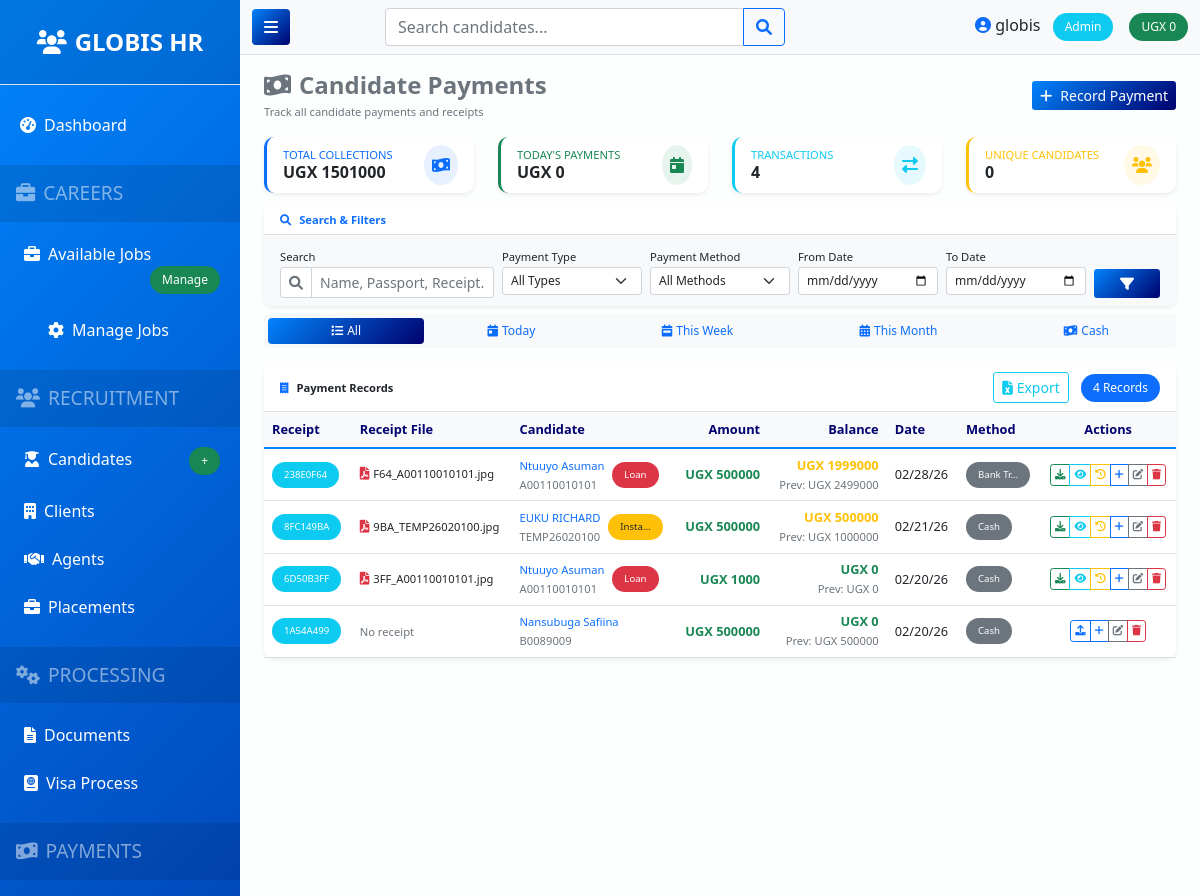
Page /payments/ (signed in, upper part) on the earlier database version.
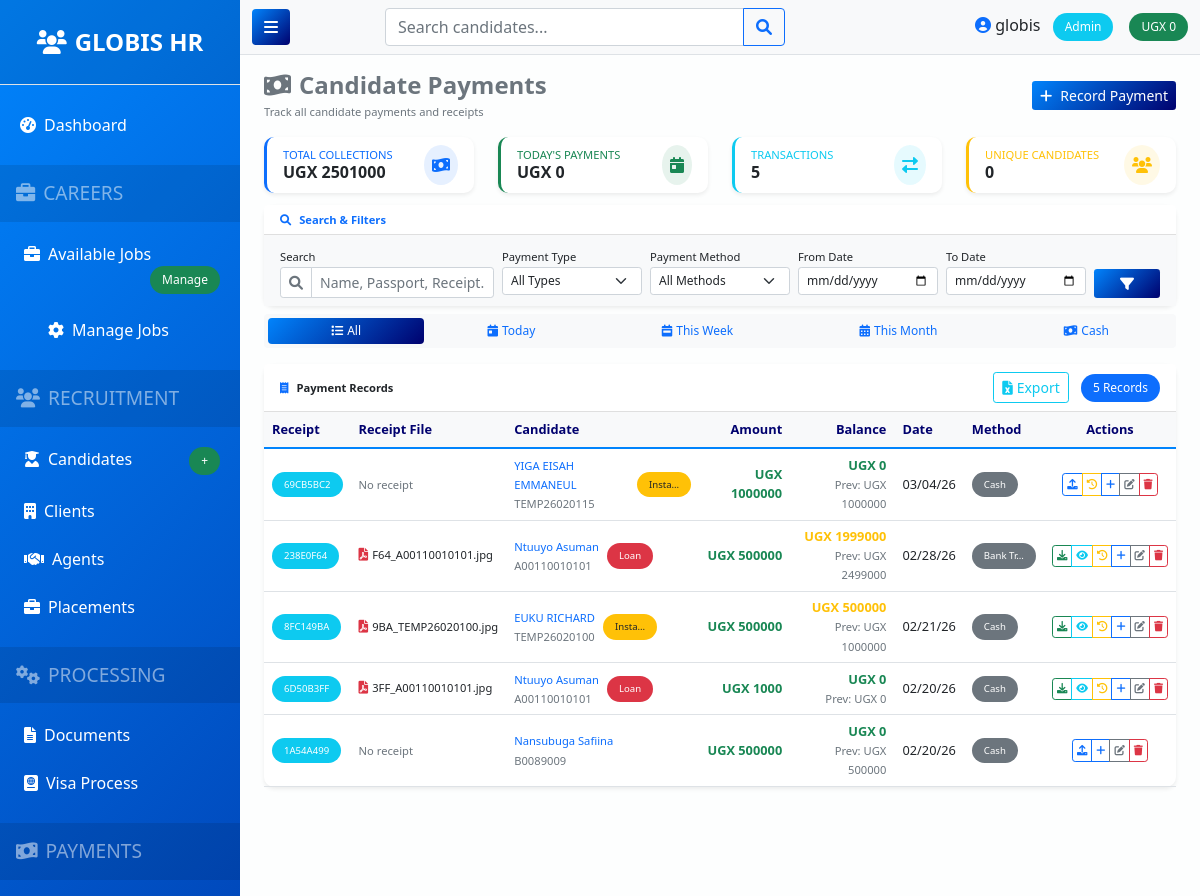
Same page on the later database version.
### apps/candidate_payments/models.py (models this page shows, shortened)
class CandidatePayment(models.Model):
    PAYMENT_TYPES = [
        ('registration', 'Registration'),
        ('medical', 'Medical'),
        ('visa', 'Visa'),
        ('ticket', 'Ticket'),
        ('balance', 'Balance Payment'),
        ('loan_disbursement', 'Loan Disbursement'),
    ]
    PAYMENT_METHODS = [
        ('cash', 'Cash'),
        ('bank_transfer', 'Bank Transfer'),
        ('mobile_money', 'Mobile Money'),
        ('cheque', 'Cheque'),
        ('loan', 'Loan'),
    ]
    candidate = models.ForeignKey(Candidate, on_delete=models.CASCADE, related_name='payments')
    payment_type = models.CharField(max_length=20, choices=PAYMENT_TYPES)
    amount = models.DecimalField(max_digits=10, decimal_places=2)
    date = models.DateField()
    payment_method = models.CharField(max_length=20, choices=PAYMENT_METHODS)
    received_by = models.ForeignKey(User, on_delete=models.SET_NULL, null=True)
    receipt_number = models.CharField(max_length=50, unique=True, default=uuid.uuid4)
    receipt_file = models.FileField(upload_to='payment_receipts/', null=True, blank=True)
    receipt_uploaded_at = models.DateTimeField(null=True, blank=True)
    previous_balance = models.DecimalField(max_digits=10, decimal_places=2, default=0)
    new_balance = models.DecimalField(max_digits=10, decimal_places=2, default=0)
    remarks = models.TextField(blank=True)
    created_at = models.DateTimeField(auto_now_add=True)
    class Meta:
        ordering = ['-date']

### apps/candidates/models.py (models this page shows, shortened)
class Candidate(models.Model):
    NATIONALITIES = [
        ('UG', 'Ugandan'),
        ('KE', 'Kenyan'),
        ('TZ', 'Tanzanian'),
        ('RW', 'Rwandan'),
        ('BI', 'Burundian'),
        ('SS', 'South Sudanese'),
        ('NG', 'Nigerian'),
        ('GH', 'Ghanaian'),
        ('ZA', 'South African'),
        ('CM', 'Cameroonian'),
        ('CI', 'Ivorian'),
        ('SN', 'Senegalese'),
        ('ET', 'Ethiopian'),
        ('ER', 'Eritrean'),
        ('SO', 'Somali'),
        ('CD', 'Congolese (DRC)'),
        ('CG', 'Congolese (Brazzaville)'),
        ('EG', 'Egyptian'),
        ('MA', 'Moroccan'),
        ('TN', 'Tunisian'),
        ('DZ', 'Algerian'),
        ('LY', 'Libyan'),
        ('SD', 'Sudanese'),
        ('Other', 'Other'),
    ]
    BLOOD_GROUPS = [
        ('A+', 'A+'), ('A-', 'A-'),
        ('B+', 'B+'), ('B-', 'B-'),
        ('O+', 'O+'), ('O-', 'O-'),
        ('AB+', 'AB+'), ('AB-', 'AB-'),
    ]
    PAYMENT_PLANS = [
        ('cash', 'Full Cash Payment'),
        ('loan', 'Loan'),
        ('installment', 'Installment Plan'),
    ]
    full_name = models.CharField(max_length=200)
    passport_no = models.CharField(max_length=50, unique=True)
    passport_expiry = models.DateField()
    nationality = models.CharField(max_length=50, choices=NATIONALITIES, default='UG', help_text="Candidate's nationality")
    position = models.CharField(max_length=100)
    contact_number = models.CharField(max_length=20)
    mother_name = models.CharField(max_length=100, blank=True)
    father_name = models.CharField(max_length=100, blank=True)
    blood_group = models.CharField(max_length=3, choices=BLOOD_GROUPS, blank=True)
    salary = models.DecimalField(max_digits=10, decimal_places=2)
    agent = models.ForeignKey(Agent, on_delete=models.SET_NULL, null=True, related_name='candidates')
    client = models.ForeignKey(Client, on_delete=models.SET_NULL, null=True, related_name='candidates')
    initial_amount = models.DecimalField(max_digits=10, decimal_places=2, default=0,
                                         help_text="Total amount to be paid")
    remaining_balance = models.DecimalField(max_digits=10, decimal_places=2, default=0,
                                           help_text="Remaining balance to be paid")
    payment_plan = models.CharField(max_length=20, choices=PAYMENT_PLANS, default='cash')
    loan_provider = models.CharField(max_length=100, blank=True, help_text="If on loan, name of provider")
    loan_reference = models.CharField(max_length=100, blank=True, help_text="Loan reference number")
    fully_paid = models.BooleanField(default=False)
    fully_paid_date = models.DateField(null=True, blank=True)
    remarks = models.TextField(blank=True)
    created_at = models.DateTimeField(auto_now_add=True)
    updated_at = models.DateTimeField(auto_now=True)
    class Meta:
        ordering = ['-created_at']
        indexes = [
            models.Index(fields=['passport_no']),
            models.Index(fields=['created_at']),
            models.Index(fields=['fully_paid']),
            models.Index(fields=['payment_plan']),
        ]

### apps/candidate_payments/views.py (the view, shortened to what this page needs)
# urls.py: path('', views.payment_list, name='payment_list'),
@login_required
def payment_list(request):
    payments = CandidatePayment.objects.select_related('candidate', 'received_by').all()
    total = payments.aggregate(total=Sum('amount'))['total'] or 0
    search_query = request.GET.get('search', '')
    payment_type = request.GET.get('payment_type', '')
    if payment_type:
        payments = payments.filter(payment_type=payment_type)
    payment_method = request.GET.get('payment_method', '')
    if payment_method:
        payments = payments.filter(payment_method=payment_method)
    date_from = request.GET.get('date_from', '')
    date_to = request.GET.get('date_to', '')
    if date_from:
        payments = payments.filter(date__gte=date_from)
    if date_to:
        payments = payments.filter(date__lte=date_to)
    context = {
        'payments': payments,
        'total': total,
        'search_query': search_query,
        'payment_type': payment_type,
        'payment_method': payment_method,
        'date_from': date_from,
        'date_to': date_to,
        'payment_types': CandidatePayment.PAYMENT_TYPES,
        'payment_methods': CandidatePayment.PAYMENT_METHODS,
    }
    return render(request, 'payments/list.html', context)

### templates/payments/list.html (shortened to what the changed rows need)
{% extends 'base.html' %}
{% block content %}
<div class="row mt-3">
    <div class="col-md-3 mb-2">
        <div class="card border-start border-primary border-4 shadow-sm h-100">
            <div class="card-body py-2">
                <div class="d-flex align-items-center">
                    <div class="flex-grow-1">
                        <div class="small text-primary text-uppercase mb-0">Total Collections</div>
                        <div class="h5 fw-bold mb-0">UGX {{ total|floatformat:0 }}</div>
                    </div>
                </div>
            </div>
        </div>
    </div>
    <div class="col-md-3 mb-2">
        <div class="card border-start border-info border-4 shadow-sm h-100">
            <div class="card-body py-2">
                <div class="d-flex align-items-center">
                    <div class="flex-grow-1">
                        <div class="small text-info text-uppercase mb-0">Transactions</div>
                        <div class="h5 fw-bold mb-0">{{ payments|length }}</div>
                    </div>
                </div>
            </div>
        </div>
    </div>
</div>
<div class="row mt-3">
    <div class="col-12">
        <div class="card shadow-sm">
            <div class="card-header bg-white py-2 d-flex justify-content-between align-items-center">
                <div>
                    <button type="button" class="btn btn-outline-info btn-sm me-2" onclick="exportTableToExcel()">
                        <i class="fas fa-file-excel me-1"></i>Export
                    </button>
                    <span class="badge bg-primary">{{ payments|length }} Records</span>
                </div>
            </div>
            <div class="card-body p-0">
                <div class="table-responsive">
                    <table class="table table-hover align-middle mb-0 small" id="paymentsTable">
                        <thead class="bg-light">
                            <tr>
                                <th class="px-2 py-2">Receipt</th>
                                <th class="px-2 py-2">Receipt File</th>
                                <th class="px-2 py-2">Candidate</th>
                                <th class="px-2 py-2 text-end">Amount</th>
                                <th class="px-2 py-2 text-end">Balance</th>
                                <th class="px-2 py-2">Date</th>
                                <th class="px-2 py-2">Method</th>
                                <th class="px-2 py-2 text-center">Actions</th>
                            </tr>
                        </thead>
                        <tbody>
                            {% for payment in payments %}
                            <tr>
                                <td class="px-2">
                                    <span class="badge bg-info">{{ payment.receipt_number }}</span>
                                </td>
                                <td class="px-2">
                                    {% if payment.receipt_file %}
                                    <div class="d-flex align-items-center">
                                        <i class="fas fa-file-pdf text-danger me-1"></i>
                                        <small>{{ payment.receipt_file.name|slice:"-20:" }}</small>
                                    </div>
                                    {% else %}
                                    <span class="text-muted small">No receipt</span>
                                    {% endif %}
                                </td>
                                <td class="px-2">
                                    <div class="d-flex align-items-center">
                                        <div>
                                            <a href="{% url 'candidate_detail' payment.candidate.id %}" class="text-decoration-none fw-semibold small">
                                                {{ payment.candidate.full_name|truncatechars:20 }}
                                            </a>
                                            <br>
                                            <small class="text-muted">{{ payment.candidate.passport_no|truncatechars:12 }}</small>
                                        </div>
                                        {% if payment.candidate.payment_plan != 'cash' %}
                                        <span class="badge {% if payment.candidate.payment_plan == 'loan' %}bg-danger{% else %}bg-warning text-dark{% endif %} ms-2" style="font-size: 0.6rem;">
                                            {{ payment.candidate.get_payment_plan_display|truncatechars:6 }}
                                        </span>
                                        {% endif %}
                                    </div>
                                </td>
                                <td class="px-2 text-end fw-bold text-success">UGX {{ payment.amount|floatformat:0 }}</td>
                                <td class="px-2 text-end">
                                    <span class="fw-bold {% if payment.new_balance == 0 %}text-success{% else %}text-warning{% endif %}">
                                        UGX {{ payment.new_balance|floatformat:0 }}
                                    </span>
                                    <br>
                                    <small class="text-muted">Prev: UGX {{ payment.previous_balance|floatformat:0 }}</small>
                                </td>
                                <td class="px-2">{{ payment.date|date:"m/d/y" }}</td>
                                <td class="px-2">
                                    <span class="badge bg-secondary" style="font-size: 0.6rem;">
                                        {{ payment.get_payment_method_display|truncatechars:8 }}
                                    </span>
                                </td>
                                <td class="px-2 text-center">
                                    <div class="btn-group btn-group-sm" role="group">
                                        {% if payment.receipt_file %}
                                        <a href="{% url 'payment_receipt_download' payment.id %}" class="btn btn-outline-success" title="Download Receipt">
                                            <i class="fas fa-download"></i>
                                        </a>
                                        <a href="{{ payment.receipt_file.url }}" class="btn btn-outline-info" target="_blank" title="View Receipt">
                                            <i class="fas fa-eye"></i>
                                        </a>
                                        {% else %}
                                        <button type="button" class="btn btn-outline-primary" title="Upload Receipt"
                                                onclick="showUploadModal({{ payment.id }}, '{{ payment.receipt_number }}')">
                                            <i class="fas fa-upload"></i>
                                        </button>
                                        {% endif %}
                                        {% if payment.candidate.payment_plan != 'cash' %}
                                        <a href="{% url 'loan_payment_history' payment.candidate.id %}" class="btn btn-outline-warning" title="History">
                                            <i class="fas fa-history"></i>
                                        </a>
                                        {% endif %}
                                        <a href="{% url 'payment_add' %}?candidate={{ payment.candidate.id }}" class="btn btn-outline-primary" title="Add Payment">
                                            <i class="fas fa-plus"></i>
                                        </a>
                                        <a href="{% url 'payment_edit' payment.id %}" class="btn btn-outline-secondary" title="Edit">
                                            <i class="fas fa-edit"></i>
                                        </a>
                                        <button type="button" class="btn btn-outline-danger" title="Delete"
                                                onclick="showDeleteModal({{ payment.id }}, '{{ payment.receipt_number }}', '{{ payment.candidate.full_name|escapejs }}', {{ payment.amount }})">
                                            <i class="fas fa-trash"></i>
                                        </button>
                                    </div>
                                </td>
                            </tr>
                            {% endfor %}
                        </tbody>
                    </table>
                </div>
            </div>
        </div>
    </div>
</div>
{% endblock %}

Differences in the rows shown:
added CandidatePayment: receipt_number "69CB5BC2", receipt_file "No receipt", candidate.full_name "YIGA EISAH EMMANEUL", candidate.passport_no "TEMP26020115", candidate.payment_plan "Insta…", amount "1000000", new_balance "0", previous_balance "1000000", date "03/04/26", payment_method "Cash"
Other differences:
{{ total|floatformat:0 }}: "1501000" → "2501000"
{{ payments|length }}: "4" → "5"
